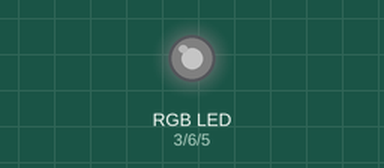
The sketch below on a simulated Arduino Uno, built with avr-gcc and run on an emulated ATmega328P. Shown: an RGB LED mixed from three pins (HIGH = lit). Dim RGB values are drawn brighter than linear.

Above: at 0.05 s.
At 0.65 s:
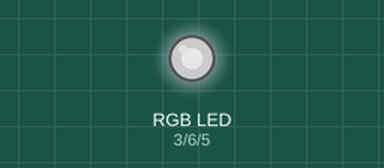
At 0.95 s:
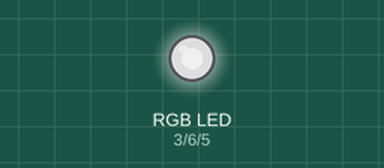
At 1.4 s:
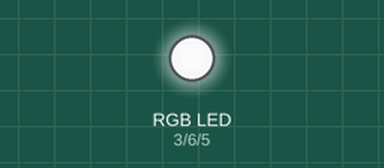
At 2.75 s:
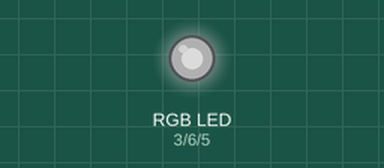
Timing chart, 0 to 7.0 s (numbered marks = the images above):
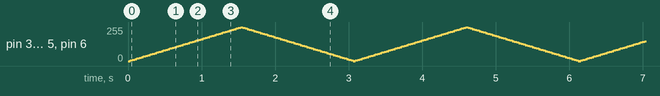

The sketch:

RgbLed.ino
```cpp
#define RED 3
#define BLUE 5
#define GREEN 6
int brightness = 0;    // how bright the LED is
int fadeAmount = 5;    // how many points to fade the LED by

void setup() {
  pinMode(RED,OUTPUT);
  pinMode(BLUE,OUTPUT);
  pinMode(GREEN,OUTPUT);
}

void loop() {
    // set the brightness of pin 9:
  analogWrite(RED, brightness);
  analogWrite(BLUE, brightness);
  analogWrite(GREEN, brightness);

  // change the brightness for next time through the loop:
  brightness = brightness + fadeAmount;

  // reverse the direction of the fading at the ends of the fade:
  if (brightness == 0 || brightness == 255) {
    fadeAmount = -fadeAmount ;
  }
  // wait for 30 milliseconds to see the dimming effect
  delay(30);

}
```
